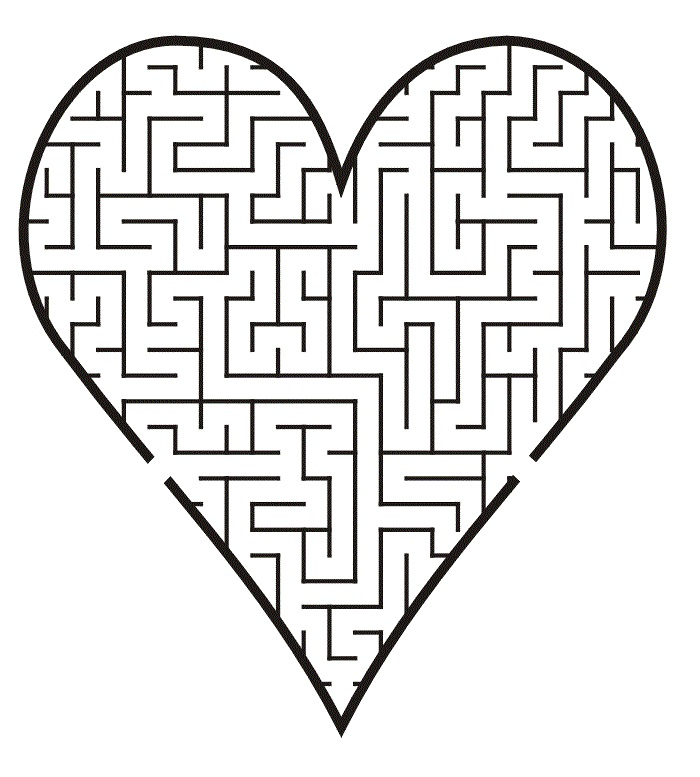
#> input picture mazes/heart_test.jpg, 700 x 777 px
$ python -i for_test_solving.py   (imports and definitions only)
#> lines starting #> are read from the running program, lines starting #| are printed output that depends on the picture; after the words box and inside, x2 and y2 are one past the last pixel; in counts of white or black regions, pixels touching at a corner belong together
#> further down, picture is the input picture: shape (777, 700, 3); mean B, G, R 228.4, 228.8, 229.3
import numpy as np
import cv2 as cv
import queue
import os
import sys
import matplotlib.pyplot as plt


class Pixel:
    ds = [3, 2, 1]
    distance = 3
    draw_line_size = {1: 2, 2: 4, 3: 4}

    # [41 lines left out: functions __init__, init_maze, parse_params, save_solution_img, proccess_params, not called in this run]


# Crop background around the main contour of the maze
# in order to avoid "illegal" solutions outside the maze and reduce BFS runtime
def crop_background(img):
    gray = cv.cvtColor(img, cv.COLOR_BGR2GRAY)
    th, threshed = cv.threshold(gray, 240, 255, cv.THRESH_BINARY_INV)
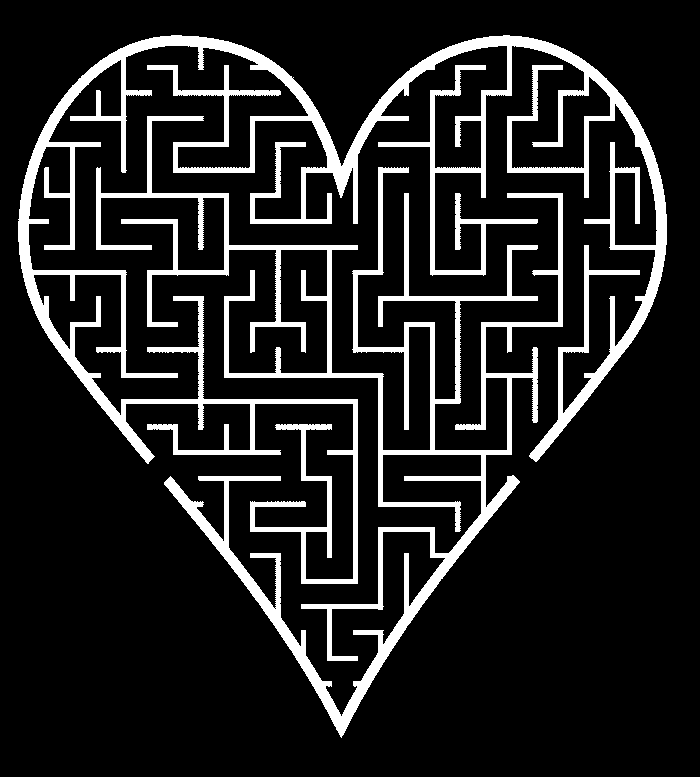
#> threshed: shape (777, 700); 13% white; 2 white regions, box (x1, y1, x2, y2) and area: (18, 35, 667, 584) 42171, (96, 116, 563, 738) 28750

    ## Morph-op to remove noise
    kernel = cv.getStructuringElement(cv.MORPH_ELLIPSE, (11, 11))
    morphed = cv.morphologyEx(threshed, cv.MORPH_CLOSE, kernel)
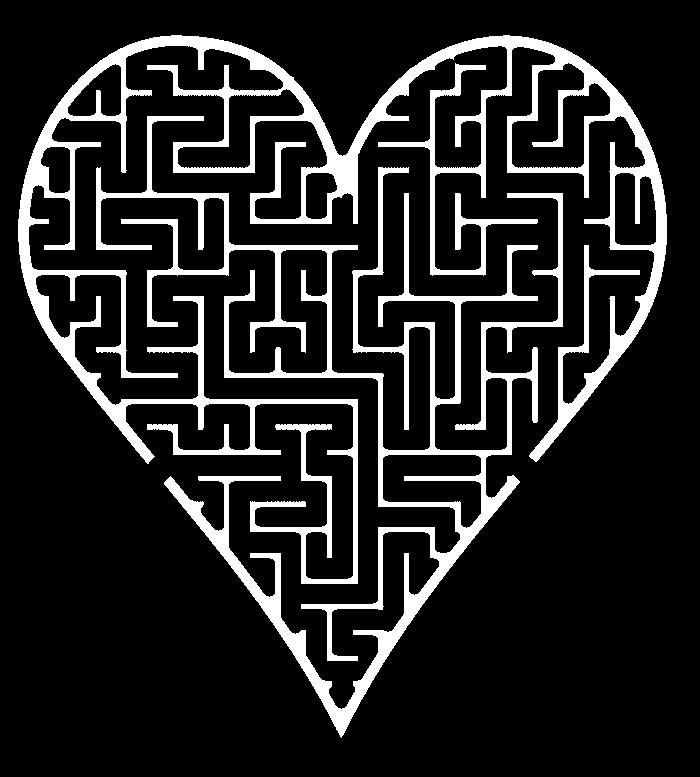
#> morphed: shape (777, 700); 13.8% white; 2 white regions

    ## Find the external contour
    cnts = cv.findContours(morphed, cv.RETR_EXTERNAL, cv.CHAIN_APPROX_SIMPLE)[-2]
#> cnts = 2 contours; box (x1, y1, x2, y2) and area: (18, 35, 667, 584) 55404, (96, 116, 563, 738) 30425
    cnts_flat = cnts[0]
#> cnts_flat = contour of 1092 points, box (x1, y1, x2, y2) (96, 116, 563, 738), area 30425
    for contour in cnts[1:]:
        cnts_flat = np.append(cnts_flat, contour, axis=0)
#> this loop made 1 pass
#> after the loop, cnts_flat = contour of 3129 points, box (x1, y1, x2, y2) (18, 35, 667, 738), area 87692
    cv.drawContours(img, cnts_flat, -1, (0, 255, 0), 4)
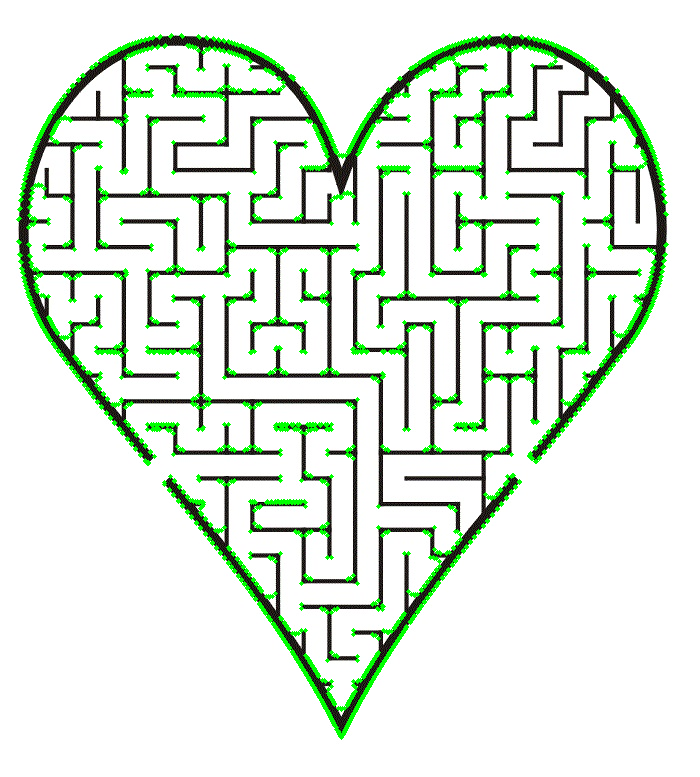
#> img: shape (777, 700, 3); 4.63% of pixels changed, all inside (x1, y1, x2, y2) = (16, 33, 669, 740)
    # cv.imshow('image',img)
    # cv.waitKey(0)
    # cv.destroyAllWindows()

    ## (4) Crop the image and keep the bounding Rectangle verticles
    x, y, w, h = cv.boundingRect(cnts_flat)
#> x = 18; y = 35; w = 649; h = 703
    cropped_img = img[y:y + h, x:x + w]
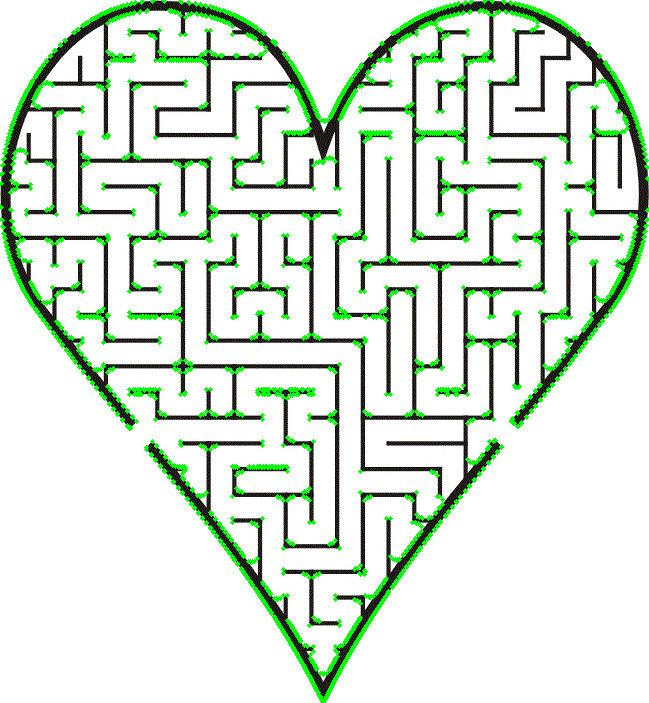
#> cropped_img: shape (703, 649, 3); mean B, G, R 214.9, 229.3, 215.8
    bounding_rectangle_vertices = np.array([[x, y],
                                            [x + w, y],
                                            [x + w, y + h],
                                            [x + w, y]])
#> bounding_rectangle_vertices = [[18, 35], [667, 35], [667, 738], [667, 35]]

    return cropped_img, bounding_rectangle_vertices


# get starting pixel of the up and down bounding lines
# [76 lines left out: functions get_boundline_start_updown, get_boundline_start_leftright, draw_boundline_cross, is_near_wall, not called in this run]


# Check if pixel is maze end, end is considered any pixel in the close environment of the input end pixel
def is_end(pixel, end, maze_size):
    return (abs(pixel.X - end[0]) < (maze_size[0] * 0.005)) and (abs(pixel.Y - end[1]) < (maze_size[1] * 0.005))


# get direction of solution line movement
# [23 lines left out: functions get_dir, get_resize_relations, not called in this run]


# calculate new coordinates of (x,y) after resizing an image
def get_new_coords_by_relations(x, y, Rx, Ry):
    return round(Rx * x), round(Ry * y)


# calculate new coordinates of point after cropping the maze image, based on the difference of size
# [7 lines left out: function get_new_coords_after_crop, not called in this run]


def is_wall(pixel, edges):
    return edges[pixel.X][pixel.Y] > 200


# Find direction of closest wall for centering the drawing line
# [175 lines left out: functions checkCloseSideUpDown, checkCloseSideLeftRight, get_solve_size_range, get_solve_size, restartMaze, solve_maze and 2 more, not called in this run]


# [78 lines not run here, left out]

>>> import cv2
>>> picture = cv2.imread('mazes/heart_test.jpg')
>>> result = crop_background(picture)

$ run again, on mazes/circles2.jpg
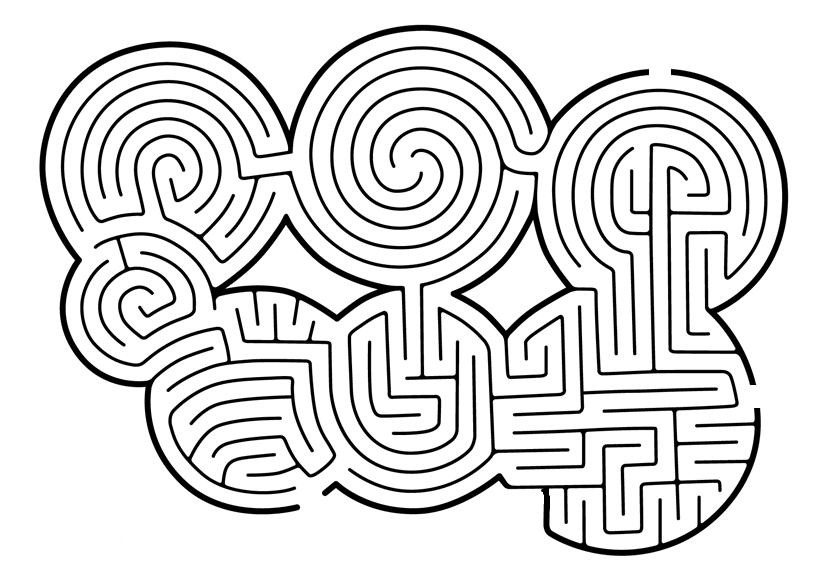
#> input picture mazes/circles2.jpg, 820 x 580 px
#> picture is the input picture: shape (580, 820, 3); min 0, max 255, mean 222.1
#> threshed: shape (580, 820); 16.4% white; 19 white regions, largest, box (x1, y1, x2, y2) and area: (97, 87, 761, 556) 19293, (39, 24, 649, 515) 15179, (590, 68, 789, 385) 6443
#> morphed: shape (580, 820); 16.7% white; 19 white regions
#> cnts = 19 contours; largest, box (x1, y1, x2, y2) and area: (97, 87, 761, 556) 27134, (39, 24, 649, 515) 12917, (93, 213, 408, 361) 9116, (590, 68, 789, 385) 5415, (347, 190, 519, 455) 2887
#> in crop_background, `cnts_flat = cnts[0]`: cnts_flat = contour of 74 points, box (x1, y1, x2, y2) (512, 426, 658, 516), area 1243
#> the loop in crop_background, `for contour in cnts[1:]:` made 18 passes
#> after the loop in crop_background, `for contour in cnts[1:]:`: cnts_flat = contour of 11020 points, box (x1, y1, x2, y2) (39, 24, 789, 556), area 6534
#> in crop_background, `cv.drawContours(img, cnts_flat, -1, (0, 255, 0), 4)`:
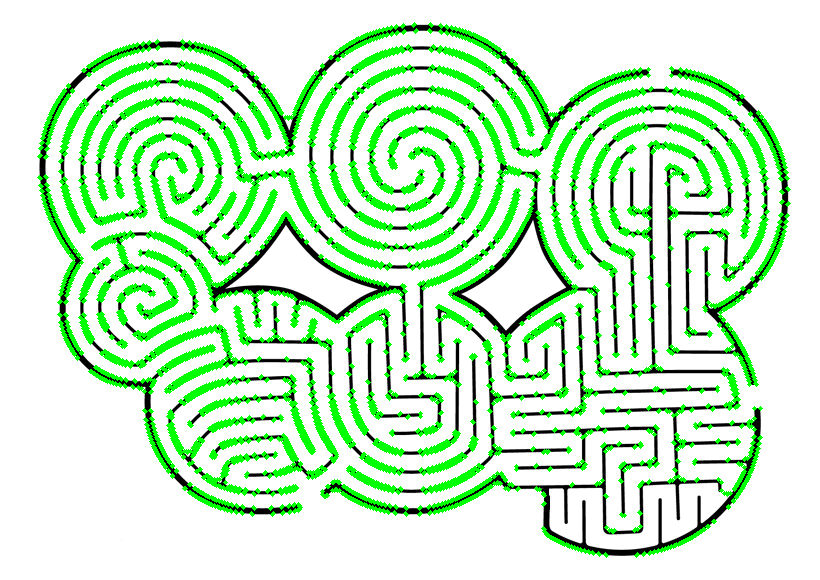
#> img: shape (580, 820, 3); 15.59% of pixels changed, all inside (x1, y1, x2, y2) = (37, 22, 791, 558)
#> x = 39; y = 24; w = 750; h = 532
#> in crop_background, `cropped_img = img[y:y + h, x:x + w]`:
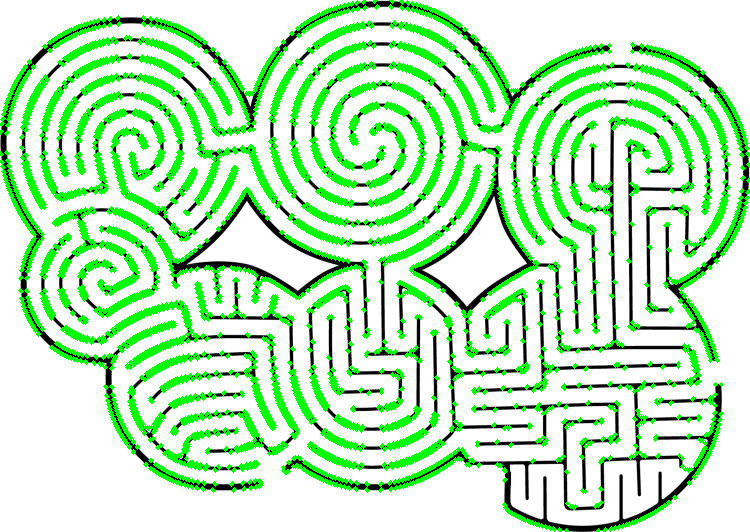
#> cropped_img: shape (532, 750, 3); mean B, G, R 189.4, 236.7, 189.4
#> bounding_rectangle_vertices = [[39, 24], [789, 24], [789, 556], [789, 24]]

$ run again, on mazes/egg.jpg
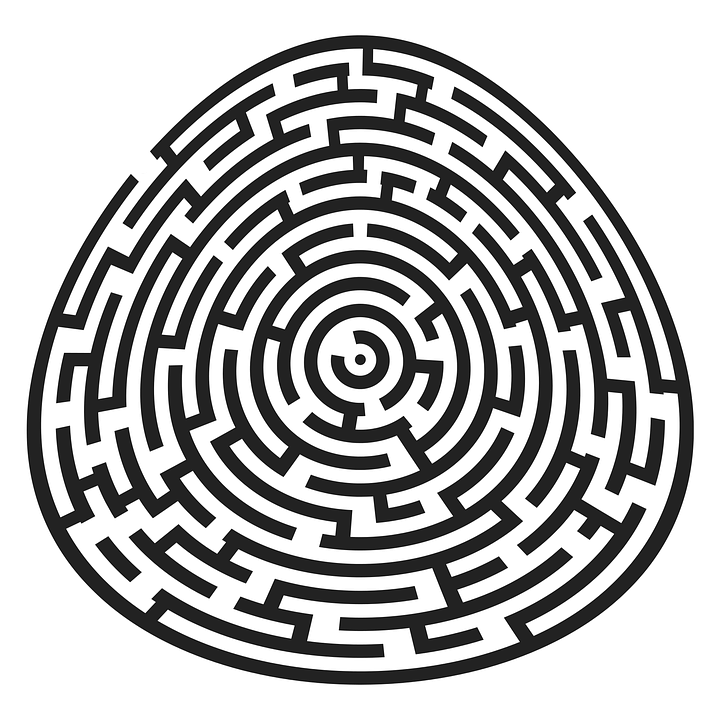
#> input picture mazes/egg.jpg, 720 x 720 px
#> picture is the input picture: shape (720, 720, 3); min 0, max 255, mean 183.7
#> in crop_background, `th, threshed = cv.threshold(gray, 240, 255, cv.THRESH_BINARY_INV)`:
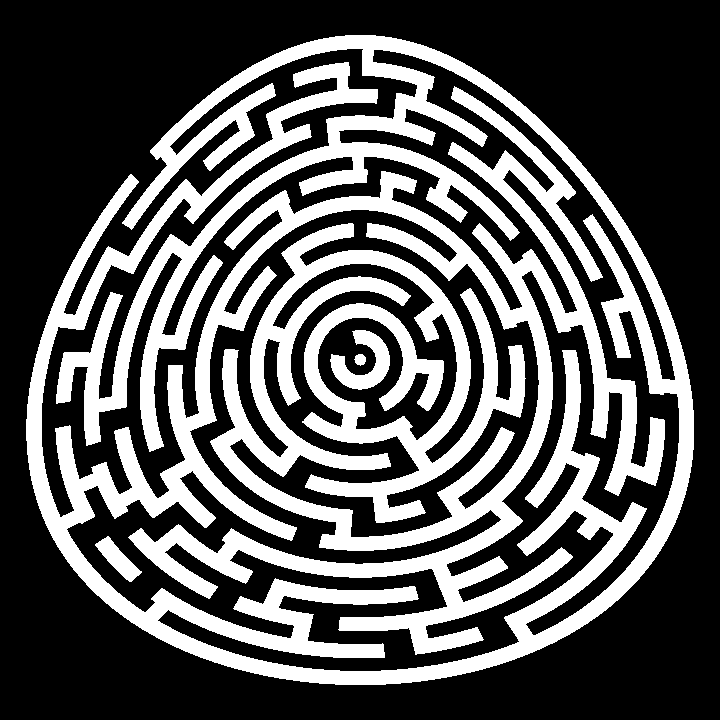
#> threshed: shape (720, 720); 33.6% white; 4 white regions, box (x1, y1, x2, y2) and area: (26, 35, 694, 685) 171662, (330, 330, 390, 390) 1674, (95, 536, 142, 582) 831, (354, 354, 366, 366) 106
#> morphed: shape (720, 720); 34.1% white; 3 white regions
#> cnts = 1 contour; box (x1, y1, x2, y2) and area: (26, 35, 694, 685) 330388
#> cnts_flat = contour of 947 points, box (x1, y1, x2, y2) (26, 35, 694, 685), area 330388
#> img: shape (720, 720, 3); 1.26% of pixels changed, all inside (x1, y1, x2, y2) = (24, 33, 696, 687)
#> x = 26; y = 35; w = 668; h = 650
#> in crop_background, `cropped_img = img[y:y + h, x:x + w]`:
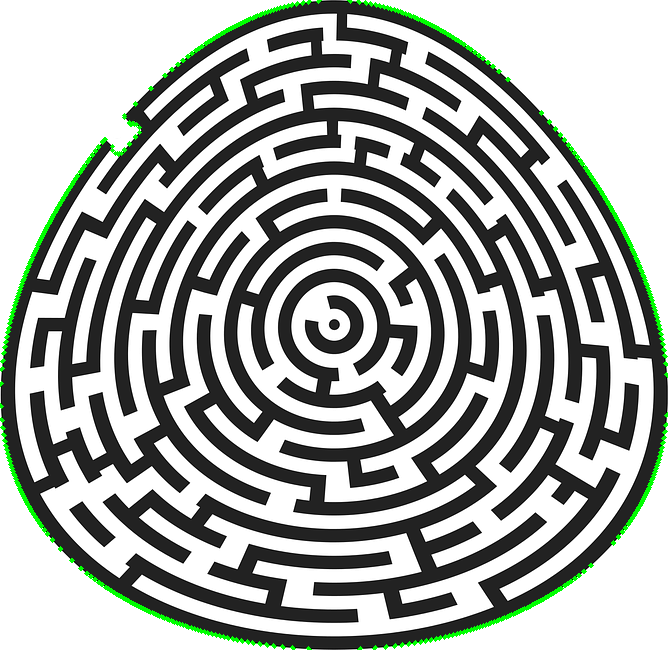
#> cropped_img: shape (650, 668, 3); mean B, G, R 167.8, 171.6, 167.8
#> bounding_rectangle_vertices = [[26, 35], [694, 35], [694, 685], [694, 35]]

$ run again, on mazes/lovepeople.jpg
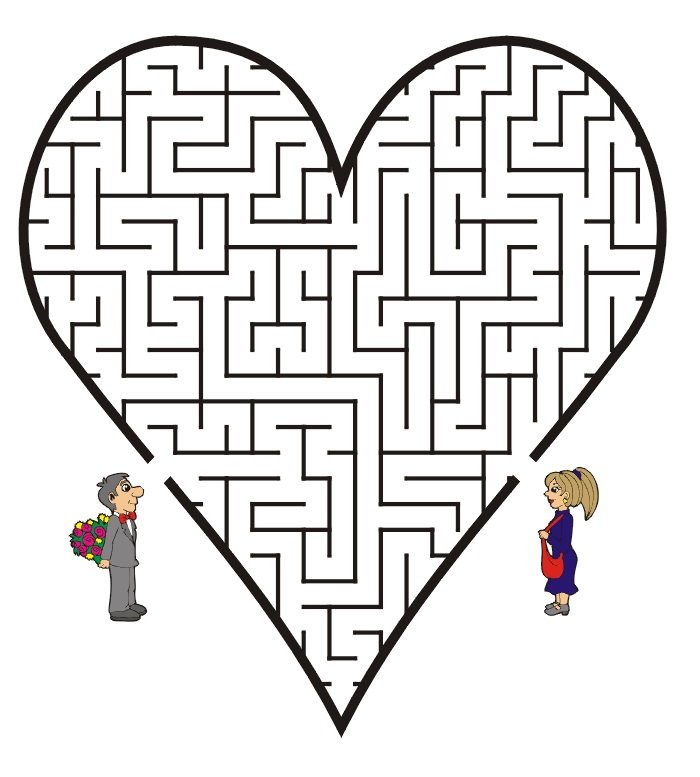
#> input picture mazes/lovepeople.jpg, 700 x 777 px
#> picture is the input picture: shape (777, 700, 3); mean B, G, R 225.5, 225.9, 227
#> in crop_background, `th, threshed = cv.threshold(gray, 240, 255, cv.THRESH_BINARY_INV)`:
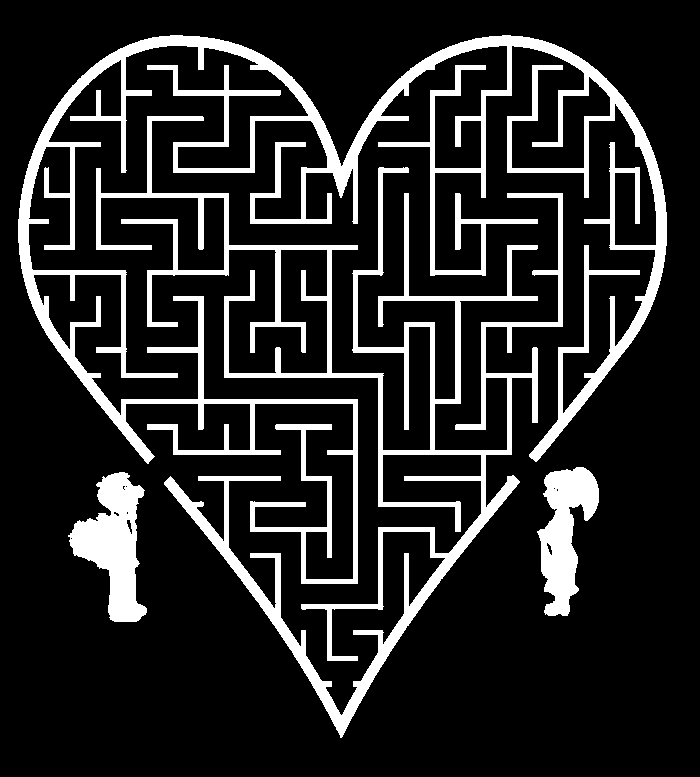
#> threshed: shape (777, 700); 15.2% white; 4 white regions, box (x1, y1, x2, y2) and area: (18, 35, 667, 584) 42629, (96, 116, 563, 738) 29136, (68, 472, 147, 622) 6047, (537, 467, 599, 616) 5044
#> morphed: shape (777, 700); 15.9% white; 4 white regions
#> cnts = 4 contours; box (x1, y1, x2, y2) and area: (18, 35, 667, 584) 55652, (96, 116, 563, 738) 30554, (68, 472, 147, 622) 6043, (537, 467, 599, 616) 4956
#> in crop_background, `cnts_flat = cnts[0]`: cnts_flat = contour of 144 points, box (x1, y1, x2, y2) (68, 472, 147, 622), area 6043
#> the loop in crop_background, `for contour in cnts[1:]:` made 3 passes
#> after the loop in crop_background, `for contour in cnts[1:]:`: cnts_flat = contour of 3071 points, box (x1, y1, x2, y2) (18, 35, 667, 738), area 176366
#> img: shape (777, 700, 3); 4.7% of pixels changed, all inside (x1, y1, x2, y2) = (16, 33, 669, 740)
#> x = 18; y = 35; w = 649; h = 703
#> in crop_background, `cropped_img = img[y:y + h, x:x + w]`:
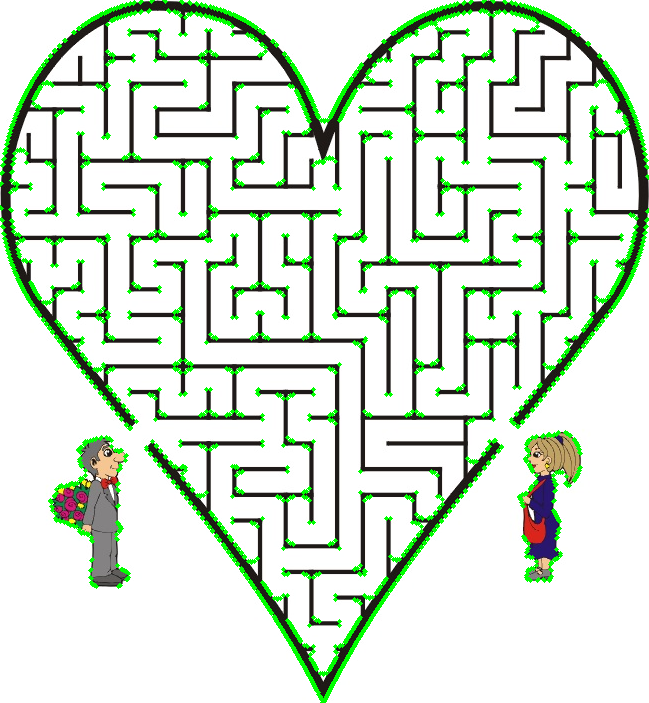
#> cropped_img: shape (703, 649, 3); mean B, G, R 211, 225.7, 212.6
#> bounding_rectangle_vertices = [[18, 35], [667, 35], [667, 738], [667, 35]]
